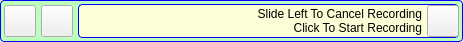
<?xml version="1.0" encoding="UTF-8"?>
<ui version="4.0">
 <class>InputVoiceWidget</class>
 <widget class="QWidget" name="InputVoiceWidget">
  <property name="geometry">
   <rect>
    <x>0</x>
    <y>0</y>
    <width>463</width>
    <height>42</height>
   </rect>
  </property>
  <property name="sizePolicy">
   <sizepolicy hsizetype="Expanding" vsizetype="Fixed">
    <horstretch>0</horstretch>
    <verstretch>0</verstretch>
   </sizepolicy>
  </property>
  <property name="minimumSize">
   <size>
    <width>0</width>
    <height>42</height>
   </size>
  </property>
  <property name="maximumSize">
   <size>
    <width>16777215</width>
    <height>42</height>
   </size>
  </property>
  <property name="windowTitle">
   <string>Form</string>
  </property>
  <property name="styleSheet">
   <string notr="true">QFrame#m_MainFrame
{   
background-color: #BCFEBC;
border: 1px solid blue;
border-radius: 4px; 
}

QWidget#m_InputVoiceWidget
{   
background-color: #FBFED6;
border: 1px solid blue;
border-radius: 4px; 
}
</string>
  </property>
  <layout class="QGridLayout" name="gridLayout">
   <property name="margin">
    <number>0</number>
   </property>
   <property name="spacing">
    <number>0</number>
   </property>
   <item row="0" column="0">
    <widget class="QFrame" name="m_MainFrame">
     <property name="sizePolicy">
      <sizepolicy hsizetype="Preferred" vsizetype="Fixed">
       <horstretch>0</horstretch>
       <verstretch>0</verstretch>
      </sizepolicy>
     </property>
     <property name="minimumSize">
      <size>
       <width>0</width>
       <height>42</height>
      </size>
     </property>
     <property name="maximumSize">
      <size>
       <width>16777215</width>
       <height>42</height>
      </size>
     </property>
     <property name="frameShape">
      <enum>QFrame::NoFrame</enum>
     </property>
     <property name="frameShadow">
      <enum>QFrame::Raised</enum>
     </property>
     <layout class="QHBoxLayout" name="horizontalLayout">
      <property name="spacing">
       <number>5</number>
      </property>
      <property name="margin">
       <number>3</number>
      </property>
      <item>
       <widget class="VxPushButton" name="m_CancelVoiceButton">
        <property name="sizePolicy">
         <sizepolicy hsizetype="Fixed" vsizetype="Fixed">
          <horstretch>0</horstretch>
          <verstretch>0</verstretch>
         </sizepolicy>
        </property>
        <property name="minimumSize">
         <size>
          <width>32</width>
          <height>32</height>
         </size>
        </property>
        <property name="maximumSize">
         <size>
          <width>32</width>
          <height>32</height>
         </size>
        </property>
        <property name="text">
         <string/>
        </property>
        <property name="iconSize">
         <size>
          <width>32</width>
          <height>32</height>
         </size>
        </property>
       </widget>
      </item>
      <item>
       <widget class="VxShredderButton" name="m_ShredderButton">
        <property name="sizePolicy">
         <sizepolicy hsizetype="Fixed" vsizetype="Fixed">
          <horstretch>0</horstretch>
          <verstretch>0</verstretch>
         </sizepolicy>
        </property>
        <property name="minimumSize">
         <size>
          <width>32</width>
          <height>32</height>
         </size>
        </property>
        <property name="maximumSize">
         <size>
          <width>32</width>
          <height>32</height>
         </size>
        </property>
        <property name="text">
         <string/>
        </property>
        <property name="iconSize">
         <size>
          <width>32</width>
          <height>32</height>
         </size>
        </property>
       </widget>
      </item>
      <item>
       <widget class="QWidget" name="m_InputVoiceWidget" native="true">
        <property name="sizePolicy">
         <sizepolicy hsizetype="Expanding" vsizetype="Fixed">
          <horstretch>0</horstretch>
          <verstretch>0</verstretch>
         </sizepolicy>
        </property>
        <property name="minimumSize">
         <size>
          <width>0</width>
          <height>34</height>
         </size>
        </property>
        <property name="maximumSize">
         <size>
          <width>16777215</width>
          <height>34</height>
         </size>
        </property>
        <property name="styleSheet">
         <string notr="true">QWidget#InputVoiceWidget
{   
background-color: #BCFEBC;
border: 1px solid blue;
border-radius: 4px; 
}

QWidget#m_InputVoiceWidget
{   
background-color: #FBFED6;
border: 1px solid blue;
border-radius: 4px; 
}</string>
        </property>
        <layout class="QHBoxLayout" name="horizontalLayout_3">
         <property name="spacing">
          <number>5</number>
         </property>
         <property name="margin">
          <number>0</number>
         </property>
         <item>
          <widget class="QLabel" name="m_RecLenLabel">
           <property name="text">
            <string/>
           </property>
          </widget>
         </item>
         <item>
          <widget class="QLabel" name="m_SlideToCancleLabel">
           <property name="sizePolicy">
            <sizepolicy hsizetype="Expanding" vsizetype="Fixed">
             <horstretch>0</horstretch>
             <verstretch>0</verstretch>
            </sizepolicy>
           </property>
           <property name="minimumSize">
            <size>
             <width>0</width>
             <height>32</height>
            </size>
           </property>
           <property name="maximumSize">
            <size>
             <width>16777215</width>
             <height>32</height>
            </size>
           </property>
           <property name="text">
            <string>Slide Left To Cancel Recording
Click To Start Recording</string>
           </property>
           <property name="alignment">
            <set>Qt::AlignRight|Qt::AlignTrailing|Qt::AlignVCenter</set>
           </property>
          </widget>
         </item>
         <item>
          <widget class="VxPushButton" name="m_RecVoiceButton">
           <property name="sizePolicy">
            <sizepolicy hsizetype="Fixed" vsizetype="Fixed">
             <horstretch>0</horstretch>
             <verstretch>0</verstretch>
            </sizepolicy>
           </property>
           <property name="minimumSize">
            <size>
             <width>32</width>
             <height>32</height>
            </size>
           </property>
           <property name="maximumSize">
            <size>
             <width>32</width>
             <height>32</height>
            </size>
           </property>
           <property name="text">
            <string/>
           </property>
           <property name="iconSize">
            <size>
             <width>32</width>
             <height>32</height>
            </size>
           </property>
          </widget>
         </item>
        </layout>
       </widget>
      </item>
     </layout>
    </widget>
   </item>
  </layout>
 </widget>
 <customwidgets>
  <customwidget>
   <class>VxPushButton</class>
   <extends>QPushButton</extends>
   <header>VxPushButton.h</header>
  </customwidget>
  <customwidget>
   <class>VxShredderButton</class>
   <extends>QPushButton</extends>
   <header>VxShredderButton.h</header>
  </customwidget>
 </customwidgets>
 <resources/>
 <connections/>
</ui>
